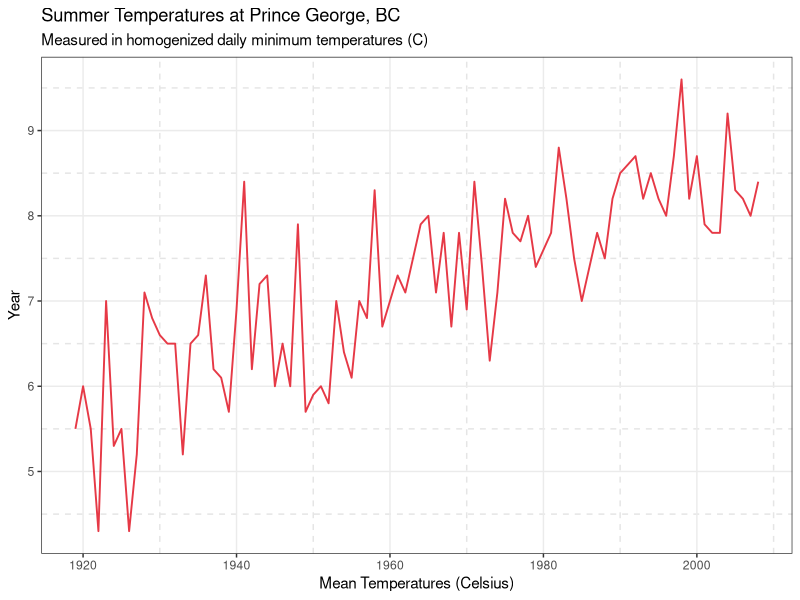
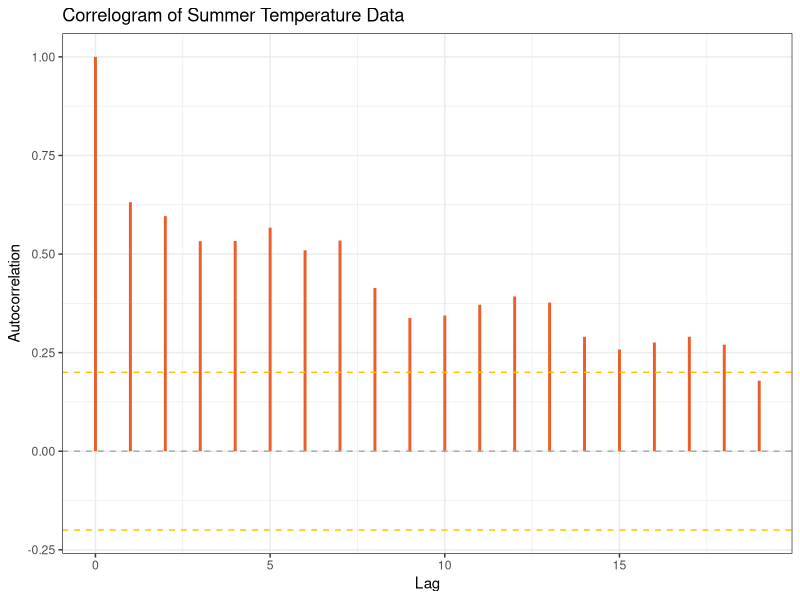
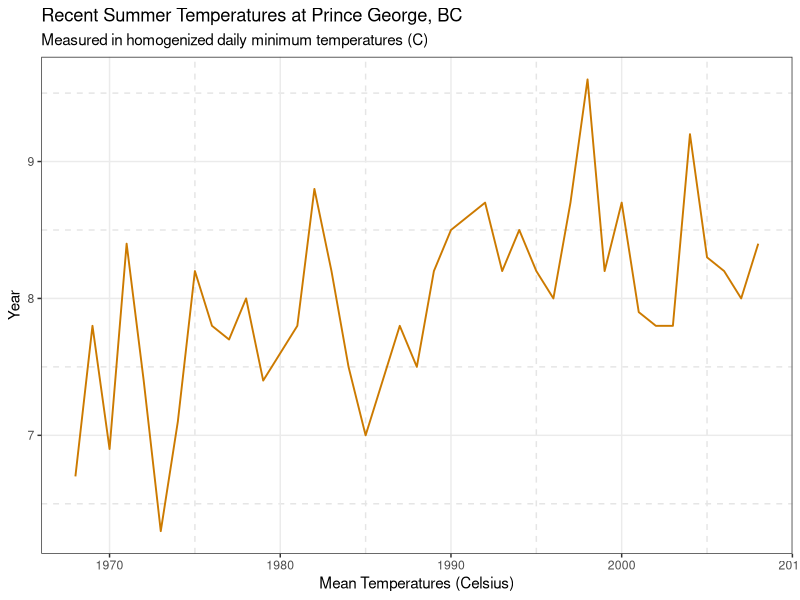
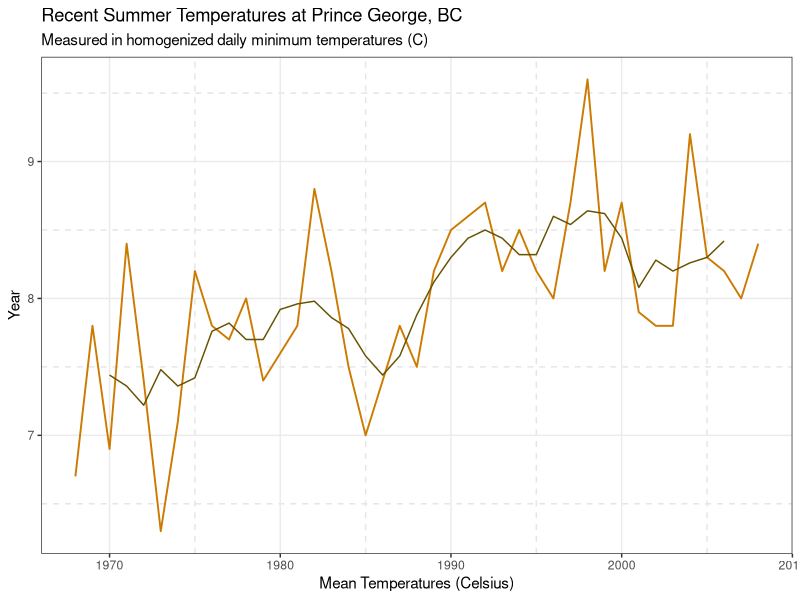
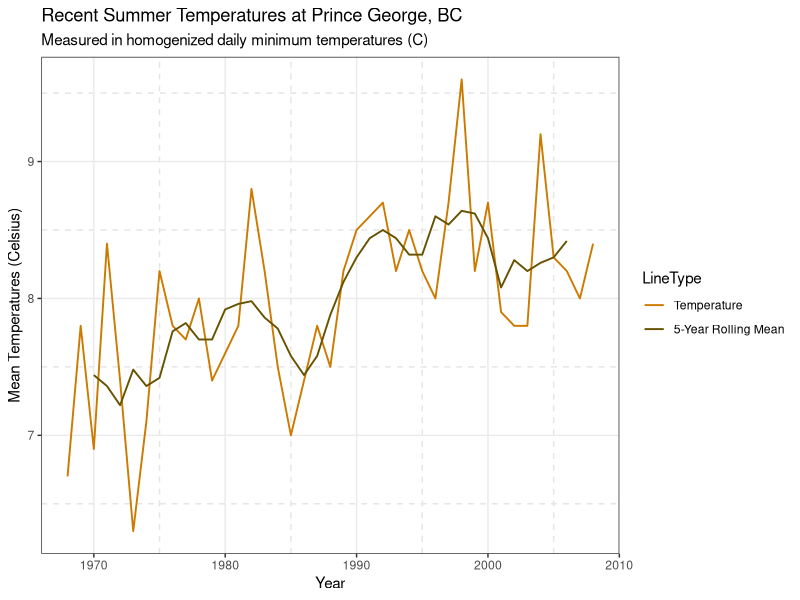

Generate these figures, in order, with R:
## ---- chunk 1
knitr::opts_chunk$set(echo = TRUE)
library(zoo)
library(tseries)
library(ggplot2)
library(reshape2)
## ---- chunk 2
df1 = read.csv("dataTempPG.csv")
## ---- chunk 3
summer_data = df1$Summer

# the data are yearly starting in 1919
summer_series = ts(data = summer_data,
                   start = c(1919),
                   frequency = 1)
## ---- chunk 4
p1data = fortify.zoo(summer_series)
p1 <- ggplot(p1data, aes(x = Index, y = summer_series)) +
  geom_line(color = "#E63946", linewidth = 0.65) +
  labs(
    title = "Summer Temperatures at Prince George, BC",
    subtitle = "Measured in homogenized daily minimum temperatures (C)",
    x = "Mean Temperatures (Celsius)",
    y = "Year"
  ) + theme_bw() +
  theme(panel.grid.minor = element_line(
    color = "grey90",
    linetype = "dashed",
    linewidth = 0.5
  ))
print(p1)
## ---- chunk 5

p2data = data.frame(
  h = 0:19,
  rh = acf(summer_series, plot = FALSE)$acf
)

p2 <- ggplot(p2data, aes(x = h, y = rh)) +
  geom_segment(aes(xend = h, yend = 0),
               color = "#eb5e28",
               linewidth = 1) +
  geom_hline(yintercept = 0.2, linetype = "dashed", col = "#ffbd00")+
  geom_hline(yintercept = -0.2, linetype = "dashed", col = "#ffbd00")+
  ylim(-0.2, 1)+
  geom_hline(yintercept = 0,
             linetype = "dashed",
             color = "darkgray") +
  labs(x = "Lag", y = "Autocorrelation", 
       title = "Correlogram of Summer Temperature Data") +
  theme_bw()
print(p2)
## ---- chunk 6
 subset = window(summer_series, start = 1968, end = 2008)
## ---- chunk 7
p3data <- fortify.zoo(subset)
p3 <- ggplot(p3data, aes(x = Index, y = subset)) +
  geom_line(color = "#cc7a00", linewidth = 0.65) +
  labs(
    title = "Recent Summer Temperatures at Prince George, BC",
    subtitle = "Measured in homogenized daily minimum temperatures (C)",
    x = "Mean Temperatures (Celsius)",
    y = "Year"
  ) + theme_bw() +
  theme(panel.grid.minor = element_line(
    color = "grey90",
    linetype = "dashed",
    linewidth = 0.5
  ))
print(p3)
## ---- chunk 8
df_roll_mean = data.frame(RollingMean = rollmean(subset, k = 5, fill = NA),
                          Time = p3data$Index)
p3 = p3 + geom_line(
  data = df_roll_mean,
  aes(x = Time, y = RollingMean),
  color = "#665200",
  na.rm = TRUE
)
print(p3)

## ---- chunk 9

p4df = data.frame(
  subset = p3data$subset,
  rollmea = rollmean(subset, k = 5, fill = NA),
  Index = p3data$Index
)
p4df_long <- melt(p4df, id.vars = "Index", variable.name = "LineType", value.name = "Value")

p4 <- ggplot(p4df_long, aes(x = Index, y = Value, color = LineType)) +
  geom_line(linewidth = 0.65) +
  labs(
    title = "Recent Summer Temperatures at Prince George, BC",
    subtitle = "Measured in homogenized daily minimum temperatures (C)",
    x = "Year",
    y = "Mean Temperatures (Celsius)"
  ) + 
  theme_bw() +
  scale_color_manual(
    values = c("subset" = "#cc7a00", "rollmea" = "#665200"),
    labels = c("Temperature", "5-Year Rolling Mean")
  ) +
  theme(panel.grid.minor = element_line(
    color = "grey90",
    linetype = "dashed",
    linewidth = 0.5
  ))

print(p4)
